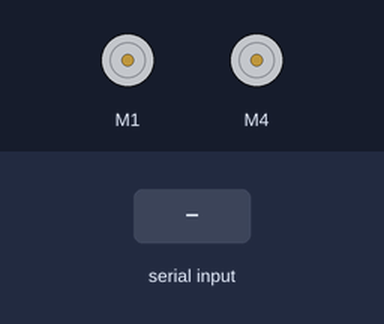
Recording of a sketch running on a simulated Arduino Uno, built with avr-gcc and run on an emulated ATmega328P. Shown: 2 × DC motor (green arrow = forward, orange = backward, longer = faster). The test bench sets the inputs (shaded band). What the sketch prints to the serial monitor is not drawn.

Above: at 1.2 s.
1.3 s: "DRV:1\n" received over the second serial link
At 1.55 s:
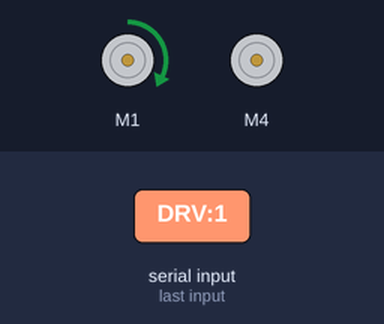
3.3 s: "DRV:150\n" received over the second serial link
At 3.55 s:
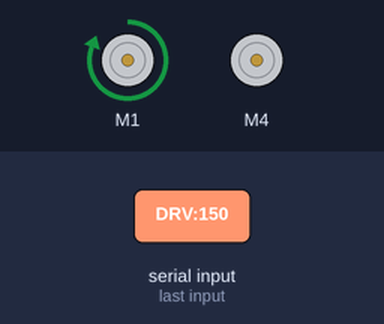
Timing chart, 0 to 6.3 s (numbered marks = the images above; inputs shaded):
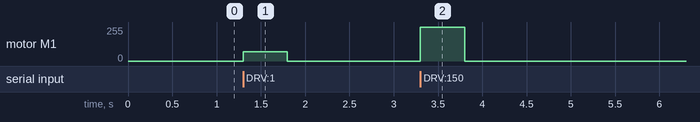

Measured:
- after the input at 1.3 s, motor M1: stopped → forward 70/255 at once, → stopped 0.50 s later
- after the input at 3.3 s, motor M1: stopped → forward 255/255 at once, → stopped 0.50 s later

The sketch:

rc_drive_2wheel_afmotor.ino
```cpp
// Author: eduino
// 2휠 투명 RC카 주행 펌웨어 — Adafruit Motor Shield v1 (AFMotor) + HC-06(SoftwareSerial).
// 왼쪽 바퀴 = M1, 오른쪽 바퀴 = M4 (사용자 배선 기준).
// 앱의 라인 프로토콜(DRV/MOV/SPD/STP/PNG)을 받아 모터로 변환한다.
//
// 필요 라이브러리: Adafruit Motor Shield library (AFMotor) — v1 쉴드용.
// HC-06 배선: Arduino A5(RX) ← HC-06 TX,  Arduino A4(TX) → HC-06 RX,  9600bps.

#include <AFMotor.h>
#include <SoftwareSerial.h>

SoftwareSerial bt(A5, A4); // (RX, TX)

AF_DCMotor motorL(1); // 왼쪽 = M1
AF_DCMotor motorR(4); // 오른쪽 = M4

int speedCap = 255;              // 0-255, SPD 명령으로 조절(기본 최대)
const int MIN_PWM = 70;          // 이 미만은 모터가 안 도는 정지마찰 → 최소 출력 보정
unsigned long lastCmd = 0;
const unsigned long TIMEOUT = 500; // ms — 통신 끊기면 자동 정지(안전)
String buf = "";

void setup() {
  Serial.begin(9600);
  bt.begin(9600);
  stopAll();
  Serial.println("EDUINO 2WD ready (M1=L, M4=R)");
}

void loop() {
  while (bt.available()) {
    char c = bt.read();
    if (c == '\n') { handle(buf); buf = ""; }
    else if (c != '\r') buf += c;
  }
  if (millis() - lastCmd > TIMEOUT) stopAll(); // 하트비트 끊기면 정지
}

void handle(String line) {
  line.trim();
  if (line.length() == 0) return;
  lastCmd = millis();

  int colon = line.indexOf(':');
  if (colon < 0) return;
  String cmd = line.substring(0, colon);
  String arg = line.substring(colon + 1);

  if (cmd == "DRV") {
    int comma = arg.indexOf(',');
    int th = arg.substring(0, comma).toInt();
    int st = arg.substring(comma + 1).toInt();
    drive(th, st);
  } else if (cmd == "MOV") {
    move(arg);
  } else if (cmd == "SPD") {
    speedCap = map(constrain(arg.toInt(), 0, 100), 0, 100, 0, 255);
  } else if (cmd == "STP") {
    stopAll();
  }
  // PNG(하트비트)는 lastCmd 갱신만으로 충분 — 별도 처리 불필요.
}

// throttle/steer(-100..100) → 좌/우 바퀴 믹싱
void drive(int th, int st) {
  int l = constrain(th + st, -100, 100);
  int r = constrain(th - st, -100, 100);
  runMotor(motorL, l);
  runMotor(motorR, r);
}

void runMotor(AF_DCMotor &m, int val) {
  int pwm = map(abs(val), 0, 100, 0, speedCap);
  if (pwm > 0 && pwm < MIN_PWM) pwm = MIN_PWM; // 최소 출력 보정
  m.setSpeed(pwm);
  if (val > 0) m.run(FORWARD);
  else if (val < 0) m.run(BACKWARD);
  else m.run(RELEASE);
}

void move(String d) {
  if (d == "F") drive(80, 0);
  else if (d == "B") drive(-80, 0);
  else if (d == "L") drive(0, -80);   // 제자리 좌회전
  else if (d == "R") drive(0, 80);    // 제자리 우회전
  else if (d == "FL") drive(70, -40);
  else if (d == "FR") drive(70, 40);
  else if (d == "BL") drive(-70, -40);
  else if (d == "BR") drive(-70, 40);
  else stopAll();
}

void stopAll() {
  motorL.run(RELEASE);
  motorR.run(RELEASE);
}
```
